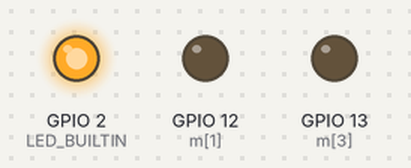
The sketch below on a simulated ESP8266 (NodeMCU). Shown: output pins drawn as LEDs (lit = HIGH, except the on-board LED, lit = LOW). WiFi joins after 1.5 s; servers stay silent unless stated; pins used as bus, display or sensor lines are not drawn; what the sketch prints to the serial monitor is not drawn.

Above: at 0.1 s.
At 1.9 s:
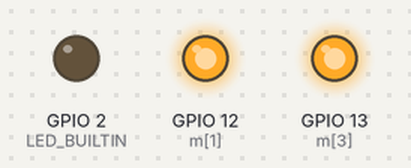
Timing chart, 0 to 3.4 s (numbered marks = the images above):
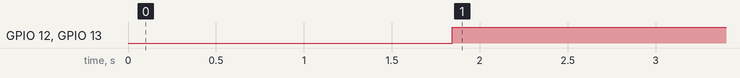

Measured:
- by itself, GPIO 12 (m[1]), GPIO 13 (m[3]): LOW → HIGH at 1.8 s

The sketch:

keyboard_bot.ino
```cpp
#include <ESP8266WiFi.h>
#include <WiFiClient.h>
WiFiClient client;


const uint16_t port = 1111;
const char *host = "192.168.137.1";
char command;

const int n = 4;
int m[n] = {14,12,15,13};


void setup()
{
    pinMode(LED_BUILTIN, OUTPUT);
    digitalWrite(LED_BUILTIN, LOW);
    for(int i = 0; i < n; i++)
        pinMode(m[i], OUTPUT);

    for(int i = 0; i < n; i++)
      digitalWrite(m[i], LOW);

    Serial.begin(9600);
    Serial.println("Connecting...\n");
    WiFi.mode(WIFI_STA);
    WiFi.begin("WIFI", "123456789");
    while (WiFi.status() != WL_CONNECTED)
    {
        delay(200);
        Serial.print(" .");
    }
    Serial.println("Wifi Connected !!");
    digitalWrite(LED_BUILTIN, HIGH);

}

void loop()
{
    Serial.println(1);
    if (!client.connect(host, port))
    {
        Serial.println("Connection to host failed");
        return;
    }
    Serial.println(2);

    delay(40);
    for(int i = 0; client.available() > 0; i++)
    {
        command = client.read();
        Serial.print(command);
    }

    if (command = 'w')
    {
      forward();
    }
    if (command = 's')
    {
      backward();
    }
    if (command = 'a')
    {
      left();
    }
    if (command = 'd')
    {
      right();
    }


    client.stop();

}

void forward()
{
  digitalWrite(14,HIGH);
  digitalWrite(12,LOW);
  digitalWrite(13,HIGH);
  digitalWrite(15,LOW);
}

void backward()
{
  digitalWrite(14,LOW);
  digitalWrite(12,HIGH);
  digitalWrite(13,LOW);
  digitalWrite(15,HIGH);
}

void left()
{
  digitalWrite(14,HIGH);
  digitalWrite(12,LOW);
  digitalWrite(13,LOW);
  digitalWrite(15,HIGH);

}
void right()
{
  digitalWrite(14,LOW);
  digitalWrite(12,HIGH);
  digitalWrite(13,HIGH);
  digitalWrite(15,LOW);

}
```
